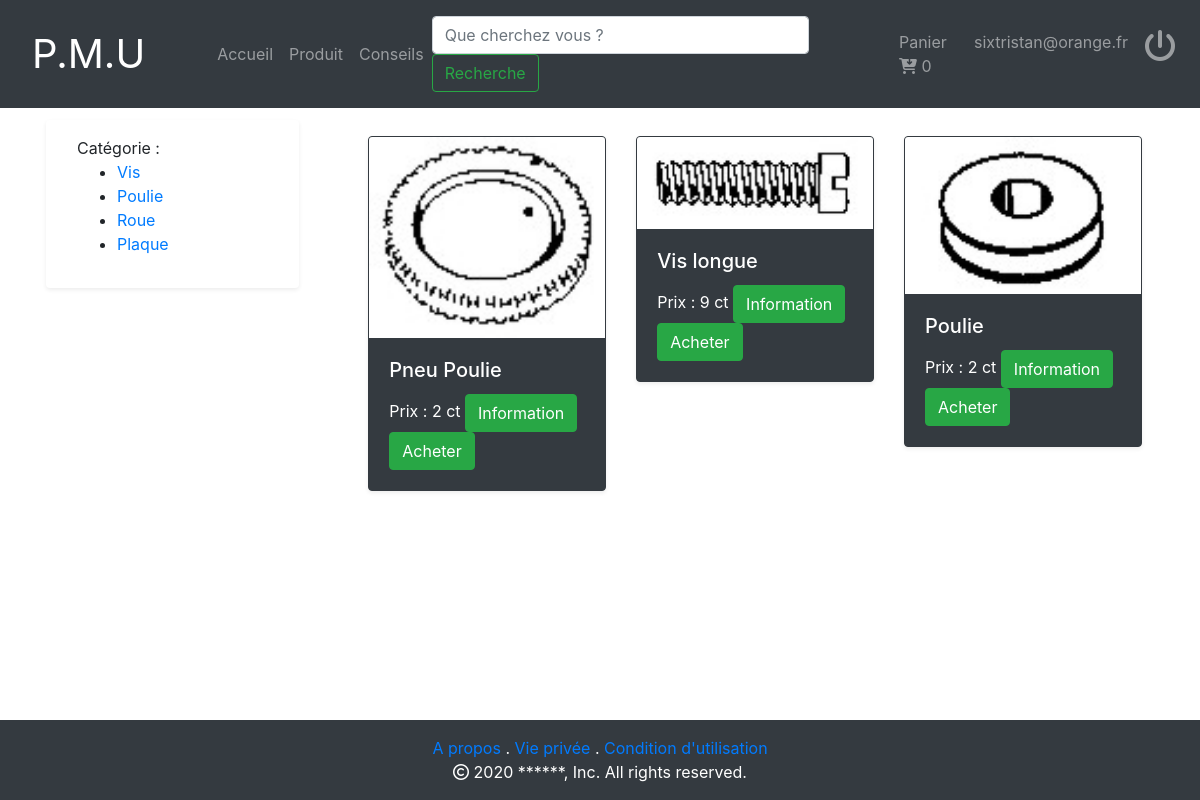
The page /vue/cat_prod.php (signed in) on the database its author committed.
### tables this page shows
CREATE TABLE IF NOT EXISTS `categorie_produit` (
  `id_cat_prod` int NOT NULL AUTO_INCREMENT,
  `libelle` varchar(255) NOT NULL,
  PRIMARY KEY (`id_cat_prod`)
);

### models/CategorieManager.php (called while the page is built, shortened)
<?php
include_once('Categorie.php');
class CategorieManager
{
    public function listeCategorie()
  {
    $DBase = new Connect();
    $db = $DBase->connexion();
    $categories = [];
    $q = $db->prepare('SELECT id_cat_prod,libelle from categorie_produit');
    $q->execute();
    while ($donnees = $q->fetch(PDO::FETCH_ASSOC))
    {
      $categories[] = new Categorie($donnees);
    }
    return $categories;
  }
}
?>

### models/Categorie.php (called while the page is built, shortened)
<?php
class Categorie
{
	private $_id;
	private $_libelle;
	public function __construct($donnees)
	{
		$this->_id = $donnees['id_cat_prod'];
		$this->_libelle = $donnees['libelle'];
	}
	public function getId()
	{
		return $this->_id;
	}
	public function getLibelle()
	{
		return $this->_libelle;
	}
}
?>

### models/ArticleManager.php (called while the page is built, shortened)
<?php
include_once('Article.php');
class articleManager
{
  public function getPromotionCategorie($categorie)
  {
    $promotions = [];
    $DBase = new Connect();
		$db = $DBase->connexion();
    $q = $db->prepare('SELECT id_produit,produit.libelle,chemin,image,prix_unitaire,ROUND(prix_unitaire*(pourcentage/100),2)as prix,promotion,pourcentage,datefin from produit
    join categorie_produit on categorie_produit.id_cat_prod = id_cat
    join objet on objet.id_prod = id_produit
    join promotion on promotion.id = produit.promotion where CURDATE() between datedebut and datefin and categorie_produit.id_cat_prod LIKE "'.$categorie.'"');
    $q->execute();
    while ($donnees = $q->fetch(PDO::FETCH_ASSOC))
    {
      $promotions[] = new Article($donnees);
    }
    return $promotions;
  }
  public function getList($categorie)
  {
    $articles = [];
    $DBase = new Connect();
    $db = $DBase->connexion();
    $q = $db->prepare('SELECT id_produit,reference,quantité,produit.libelle,description,prix_unitaire,(categorie_produit.libelle) as categorie,chemin,image from produit
    join objet on id_prod = produit.id_produit
    join categorie_produit on categorie_produit.id_cat_prod = id_cat where id_cat LIKE "'.$categorie.'" ');
    $q->execute();
    while ($donnees = $q->fetch(PDO::FETCH_ASSOC))
    {
      $articles[] = new Article($donnees);
    }
    return $articles;
  }
}

### models/Article.php (called while the page is built, shortened)
<?php
class Article
{
	private $_id ;
	private $_prix_unitaire = 0;
	private $_libelle = "";
	private $_chemin = "";
	private $_nomImage = "";
	public function __construct($donnees)
	{
		if (isset($donnees['id_produit'])) {
			$this->_id = $donnees['id_produit'];
		}
		if (isset($donnees['prix_unitaire'])) {
			$this->_prix_unitaire = $donnees['prix_unitaire'];
		}
		if (isset($donnees['libelle'])) {
			$this->_libelle = $donnees['libelle'];
		}
		if (isset($donnees['chemin'])) {
			$this->_chemin = $donnees['chemin'];
		}
		if (isset($donnees['image'])) {
			$this->_nomImage = $donnees['image'];
		}
	}
	public function getId()
	{
		return $this->_id;
	}
	public function getPrix()
	{
		return $this->_prix_unitaire;
	}
	public function getLibelle()
	{
		return $this->_libelle;
	}
	public function getImage()
	{
		return $this->_chemin;
	}
	public function getNomImage()
	{
		return $this->_nomImage;
	}
}
 ?>

### vue/cat_prod.php (the view, shortened to what this page needs)
<?php
    include_once('../models/CategorieManager.php');
    include_once('../models/Categorie.php');
    include_once('../models/ArticleManager.php');
    $article = [];
    $articlePromo = [];
    $Cat_man = new CategorieManager();
    $Art_man = new articleManager();
    if(isset($_GET['categorie'])){
        $article = $Art_man->getList($_GET['categorie']);
        $articlePromo=$Art_man->getPromotionCategorie($_GET['categorie']);
    }
    else{
        $article = $Art_man->getList('%');
        $articlePromo=$Art_man->getPromotionCategorie('%');
    }
    $categories = $Cat_man->listeCategorie();
    $tailleCategories = sizeof($categories);
    $tailleArticle = sizeof($article);
    $tailleArticlePromo = sizeof($articlePromo);
?>
<html lang="fr">
    <?php include_once('../public/template/head.php'); ?>
    <body>
        <?php include_once('../public/template/header.php'); ?>
        <main>
           <div class="container-fluid">
               <div class="row ml-1 p-2">
                    <div class="col-3">
                        <div class="row shadow-sm m-1 p-3 mb-5 bg-white rounded">
                            <div class="col">
                                <a>Catégorie :</a>
                                <ul>
                                    <?php
                                        for ($i=0; $i < $tailleCategories; $i++) {
                                            echo '<li> <a href="cat_prod.php?categorie='.$categories[$i]->getId().'">'. $categories[$i]->getLibelle() . '</a></li> ';
                                        }
                                     ?>
                                </ul>
                            </div>
                        </div>
                    </div>
                    <div class="col-9">
                        <div class="row m-1 p-3 mb-5 bg-white rounded">
                            <div class="col">
                                <div class="row">
<?php
    $y = 0;
    for ($i=0; $i < $tailleArticle; $i++) {
?>
                                    <div class="col-4">
                                        <div class="card border border-dark  shadow-sm bg-dark  text-white rounded">
                                            <img src=<?php echo '"'.$article[$i]->getImage().'"'?> class="card-img-top" alt="<?php echo $article[$i]->getNomImage()?>">
                                            <div class="card-body">
                                                <div class="row">
                                                    <div class="col">
                                                        <h5 class="card-title"><?php echo $article[$i]->getLibelle() ?></h5>
                                                        <?php
                                                        if($tailleArticlePromo == 0){
                                                        if($article[$i]->getId() == $articlePromo[$y]->getId()){
                                                        ?>
                                                            <span class="card-link">Prix : <del><?php echo $articlePromo[$y]->getPrix() ?> ct</del>  <?php echo $articlePromo[$y]->getPrixPromo() ?> ct</span>
                                                            <span class="badge badge-success">- <?php echo $articlePromo[$y]->getPourcentage() ?>%</span>
                                                        <?php
                                                            $y++;
                                                            }
                                                            else{
                                                        ?>
                                                            <span class="card-link">Prix : <?php echo $article[$i]->getPrix() ?> ct</span>
                                                        <?php
                                                            }}
                                                            else{
                                                        ?>
                                                            <span class="card-link">Prix : <?php echo $article[$i]->getPrix() ?> ct</span>
                                                        <?php
                                                            }
                                                        ?>
                                                       <a href="pageProduit.php?id=<?php echo  $article[$i]->getId()?>"><button class="card-link btn btn-success" name="info" id="info">Information</button></a>
                                                        <button class="card-link btn btn-success" name="acheter" id="acheter">Acheter</button>
                                                    </div>
                                                </div>
                                            </div>
                                        </div>
                                    </div>
<?php
    }
?>
                            </div>
                        </div>
                    </div>
               </div>
           </div>
        </main>
        <?php include_once('../public/template/footer.php'); ?>
    </body>
</html>

### public/template/template.css (style rules this page uses)
html { height: 100%; }
body { margin: 0; display: flex; flex-direction: column; min-height: 100vh; }
main { flex: 1; }

### rows shown on the page
categorie_produit: libelle "Vis"
categorie_produit: libelle "Poulie"
categorie_produit: libelle "Roue"
categorie_produit: libelle "Plaque"

### other values the page prints
$_SESSION['email'] "sixtristan@orange.fr"
$article[$i]->getLibelle() "Pneu Poulie"
$article[$i]->getPrix() "2"
$article[$i]->getLibelle() "Vis longue"
$article[$i]->getPrix() "9"
$article[$i]->getLibelle() "Poulie"
